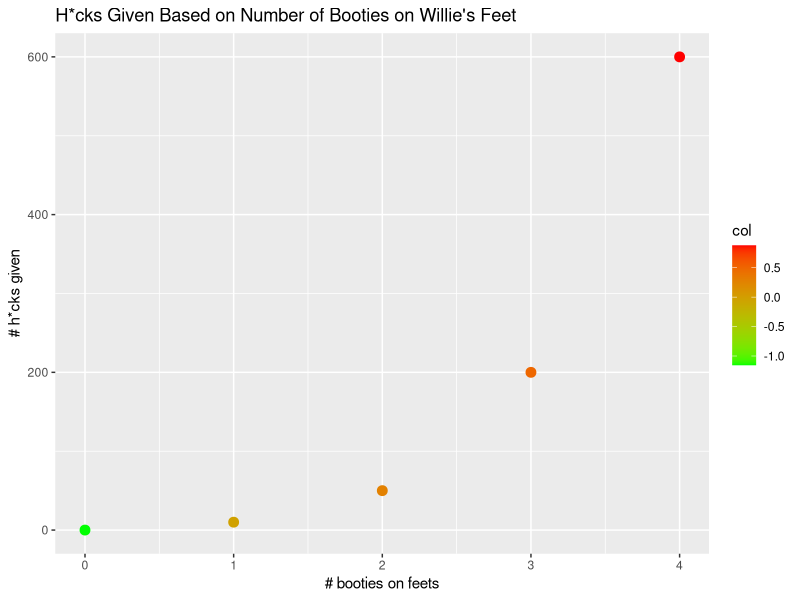

This chart was generated by the following R code:
## ---- chunk 1
library(ggplot2)
x<-c(0,1,2,3,4)
y<-c(0,10,50,200,600)
df<-data.frame(x,y)
col<-sort(rnorm(5))
qplot(x,y,data=df,xlab="# booties on feets",ylab="# h*cks given",colour=col)+scale_colour_gradient(low="green", high="red")+geom_point(size = 3)+ggtitle("H*cks Given Based on Number of Booties on Willie's Feet")
